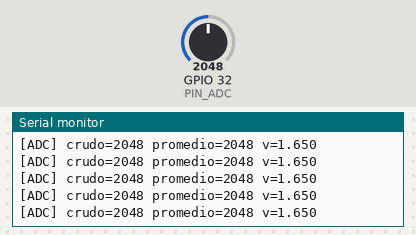
The program below on a simulated ESP32. On the bench: the last lines printed to the serial monitor. The inputs (shaded band) are chosen by the test bench; at power-on: GPIO 32 (PIN_ADC) = 2048.

Above: at 1.3 s.
1.4 s: GPIO 32 (PIN_ADC) set to 1070
At 1.41 s:
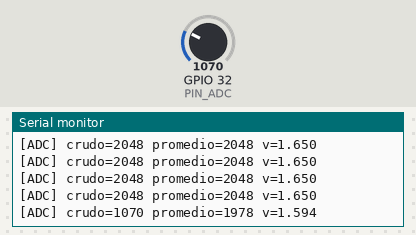
2.9 s: GPIO 32 (PIN_ADC) set to 943
At 2.92 s:
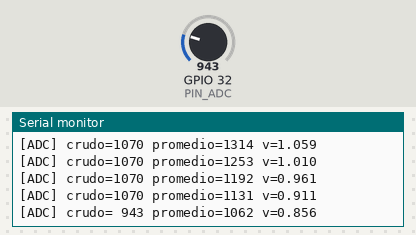
7.7 s: GPIO 32 (PIN_ADC) set to 8
At 7.73 s:
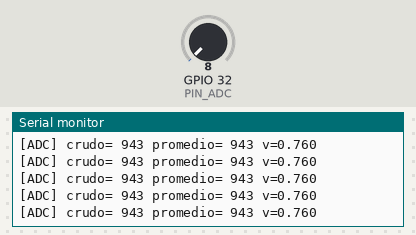
9.2 s: GPIO 32 (PIN_ADC) set to 11
At 9.24 s:
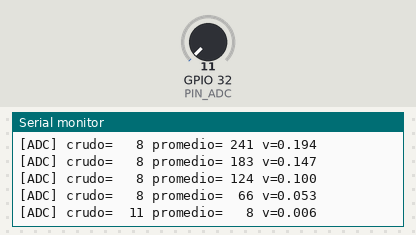
Timing chart, 0 to 12.1 s (numbered marks = the images above; inputs shaded):
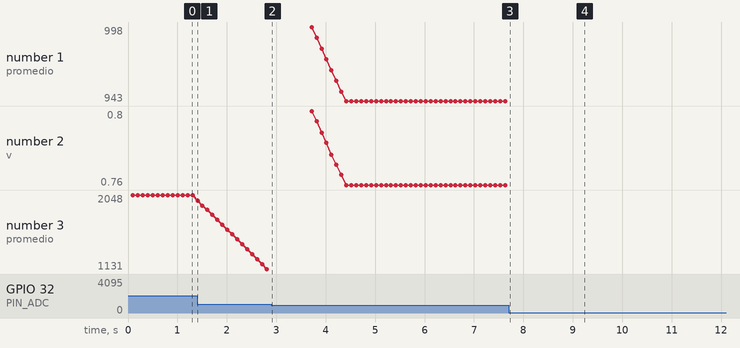

Measured:
- the behaviour switches between 1000 and 999 on GPIO 32 (PIN_ADC) (found by bisection; images 1 and 2)
- the behaviour switches between 9 and 10 on GPIO 32 (PIN_ADC) (found by bisection; images 3 and 4)
- after the input at 1.4 s, the serial monitor: prints a new line at once (image 1)
- after the input at 2.9 s, the serial monitor: prints a new line at once (image 2)
- after the input at 9.2 s, the serial monitor: prints a new line at once (image 4)
- plotted number 3: 2048 → 1131 after the input at 1.4 s

The program:

main.cpp
```cpp
#include <Arduino.h>
#include <math.h>
#include "EntradaAnalogica.h"

const uint8_t PIN_ADC   = 32;  // GPIO32 para la lectura del potenciómetro
const uint8_t VENTANA_N = 16;  // Tamaño de la ventana de la media móvil

EntradaAnalogica entrada(PIN_ADC, VENTANA_N);

void setup() {
    Serial.begin(115200);
    delay(100);
    Serial.println();
    Serial.println("Iniciando media movil de ADC (N=16, GPIO 32)");
}

void loop() {
    // Una única muestra por vuelta de loop(); la clase mantiene la ventana internamente
    entrada.update();

    uint16_t crudo   = entrada.leerCrudo();
    float    voltios = entrada.leerVoltios();

    // El promedio en código ADC se recupera del voltaje ya filtrado (mismo
    // escalado 3.3V/4095 que usa la clase), para mostrarlo junto al crudo.
    uint16_t promedio = (uint16_t)roundf(voltios * 4095.0f / 3.3f);

    char buffer[80];
    snprintf(buffer, sizeof(buffer), "[ADC] crudo=%4d promedio=%4d v=%.3f",
             crudo, promedio, voltios);
    Serial.println(buffer);

    // Muestreo a 10 Hz
    delay(100);
}
```
